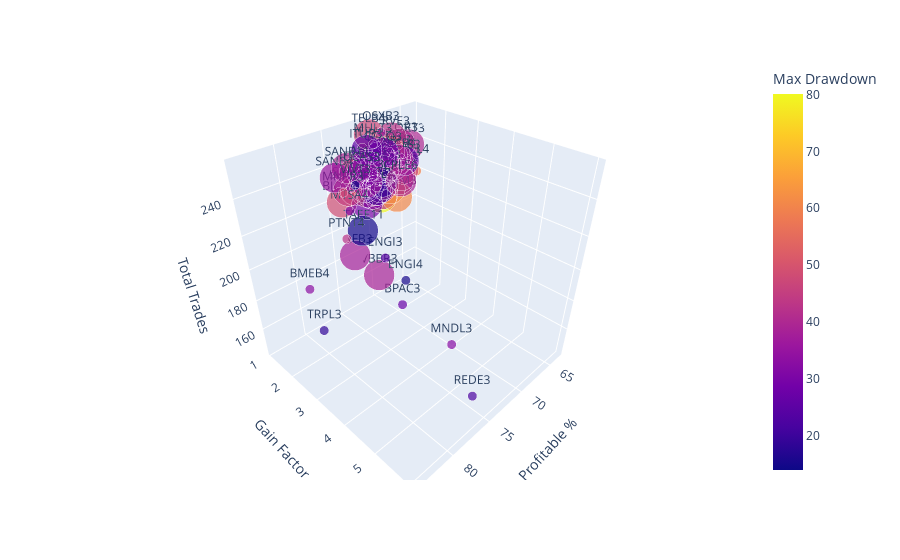

The code cell stored with this chart in its notebook:
### Code cell
# Create 3D scatter plot
fig = px.scatter_3d(backtesting_result, x='Profitable %', y='Gain Factor', z='Total Trades', color="Max Drawdown", size="Total Candles Scaled", text="Ticker", size_max=30)

# Show plot
fig.show()

### Figure 1 — Plotly figure (JSON) as saved in the notebook; plotly's stock layout.template omitted (floating-point values rounded to 4 significant figures)
{"data": [{"hovertemplate": "Profitable %=%{x}<br>Gain Factor=%{y}<br>Total Trades=%{z}<br>Total Candles Scaled=%{marker.size}<br>Ticker=%{text}<br>Max Drawdown=%{marker.color}<extra></extra>", "legendgroup": "", "marker": {"color": [59.85, 40.14, 80.08, 42.2, 48.14, 68.96, 51.56, 43.14, 40.46, 31.56, 53.97, 47.11, 51.32, 30.43, 47.51, 38.12, 31.25, 53.8, 36.13, 51.98, 66.05, 33.14, 46.04, 43.53, 46.57, 47.47, 38.79, 36.03, 36.2, 55.13, 44.28, 28.37, 51.44, 65.77, 72, 32.07, 31.41, 48.81, 25.99, 60.84, 39.75, 43.96, 37.05, 39.99, 43.28, 40.01, 43.9, 37.98, 42.14, 25.29, 30.12, 14.22, 27.18, 44.87, 21.33, 35.5, 36.45, 26.99, 30.92, 35.64, 47.55, 24.43, 38.86, 31.31, 14.87, 42.63, 13.94, 32.99, 18.58, 15.07, 32.23, 22.34], "coloraxis": "coloraxis", "size": [1, 11, 11, 11, 11, 11, 1, 11, 11, 11, 11, 11, 11, 11, 11, 11, 11, 11, 11, 1, 11, 11, 11, 11, 11, 11, 11, 11, 11, 11, 11, 11, 1, 11, 11, 1, 11, 11, 11, 11, 11, 1, 1, 11, 1, 11, 11, 11, 1, 11, 11, 11, 11, 11, 11, 1, 11, 1, 11, 11, 1, 1, 11, 1, 11, 1, 1, 1, 1, 1, 1, 1], "sizemode": "area", "sizeref": 0.01222, "symbol": "circle"}, "mode": "markers+text", "name": "", "scene": "scene", "showlegend": false, "text": ["INEP3", "ELET3", "RCSL3", "PSSA3", "DXCO3", "POSI3", "INEP4", "MRVE3", "ECOR3", "NTCO3", "FLRY3", "SBSP3", "BRAP4", "BBSE3", "EZTC3", "CRFB3", "AURE3", "JBSS3", "LREN3", "ALPA3", "PETR3", "ARZZ3", "VALE3", "UGPA3", "ENAT3", "TELB4", "VBBR3", "RADL3", "B3SA3", "RENT3", "WEGE3", "HYPE3", "MGEL4", "PETR4", "PRIO3", "ENGI11", "ITSA4", "BIOM3", "TIMS3", "ATOM3", "TOTS3", "CPFE3", "OSXB3", "ABEV3", "MULT3", "SANB11", "VULC3", "ABCB4", "ENEV3", "ITUB3", "SLCE3", "EGIE3", "CCRO3", "SHUL4", "TRPL4", "SANB3", "EQTL3", "BPAC3", "UCAS3", "SANB4", "MNPR3", "ENGI3", "CPLE6", "MTSA4", "TAEE11", "PTNT4", "VIVT3", "BMEB4", "TRPL3", "ENGI4", "MNDL3", "REDE3"], "type": "scatter3d", "x": [63.47, 64.71, 68.72, 68.54, 66.67, 70.64, 71.14, 67.61, 66.53, 67.23, 67.92, 69.6, 68.4, 66.97, 68.94, 73.22, 68.67, 71.43, 69.46, 70.48, 68.35, 69.07, 66.96, 68.07, 66.67, 70.87, 70.55, 70.91, 68.24, 72.88, 73.01, 69.64, 66.09, 70.72, 71.75, 71.76, 70.94, 74.89, 67.23, 68.37, 70.09, 71.75, 70.31, 72.08, 71.31, 74.49, 70.8, 68.62, 70.48, 72.4, 72.73, 70.87, 70.85, 75.11, 71.93, 74.79, 73.19, 69.44, 73.97, 77.24, 76.99, 73.23, 71.31, 77.06, 76.35, 78.08, 77.42, 82.84, 83.94, 79.37, 77.84, 77.11], "y": [1.161, 1.165, 1.103, 1.114, 1.153, 1.128, 1.194, 1.257, 1.286, 1.285, 1.274, 1.244, 1.279, 1.332, 1.301, 1.227, 1.314, 1.274, 1.313, 1.311, 1.356, 1.345, 1.401, 1.403, 1.434, 1.369, 1.388, 1.392, 1.453, 1.361, 1.379, 1.466, 1.545, 1.446, 1.426, 1.45, 1.474, 1.425, 1.591, 1.613, 1.609, 1.589, 1.65, 1.623, 1.641, 1.578, 1.684, 1.741, 1.723, 1.703, 1.701, 1.751, 1.837, 1.778, 1.859, 1.793, 1.883, 2.034, 1.964, 2.036, 2.209, 2.43, 2.521, 2.411, 2.576, 2.548, 2.769, 2.683, 3.439, 4.667, 5.528, 6], "z": [219, 238, 211, 213, 234, 235, 246, 247, 242, 235, 240, 227, 231, 221, 235, 183, 233, 224, 239, 227, 218, 236, 224, 238, 228, 254, 163, 220, 233, 236, 226, 224, 230, 222, 223, 216, 234, 223, 235, 215, 234, 223, 256, 240, 251, 243, 226, 239, 227, 250, 220, 230, 247, 233, 228, 234, 235, 144, 242, 246, 239, 194, 237, 231, 220, 219, 248, 204, 193, 223, 194, 166]}], "layout": {"coloraxis": {"colorbar": {"title": {"text": "Max Drawdown"}}, "colorscale": [[0, "#0d0887"], [0.1111, "#46039f"], [0.2222, "#7201a8"], [0.3333, "#9c179e"], [0.4444, "#bd3786"], [0.5556, "#d8576b"], [0.6667, "#ed7953"], [0.7778, "#fb9f3a"], [0.8889, "#fdca26"], [1, "#f0f921"]]}, "legend": {"itemsizing": "constant", "tracegroupgap": 0}, "margin": {"t": 60}, "scene": {"domain": {"x": [0, 1], "y": [0, 1]}, "xaxis": {"title": {"text": "Profitable %"}}, "yaxis": {"title": {"text": "Gain Factor"}}, "zaxis": {"title": {"text": "Total Trades"}}}}}
